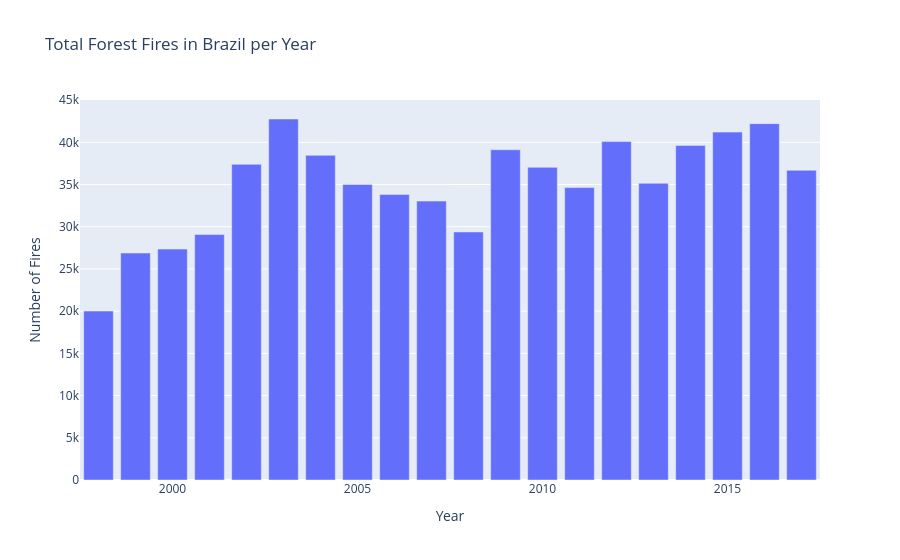

The notebook cell this image was saved under:
### Markdown cell above
---
## Part 3 — Visual Encodings

A chart maps data to **visual properties** called **encodings**:

| Encoding | Plotly Express argument | Best for |
|---|---|---|
| x-axis | `x=` | time, ordered categories |
| y-axis | `y=` | numeric values |
| color | `color=` | categories or continuous gradient |
| size | `size=` | quantity (use carefully) |
| facet | `facet_col=` | small multiples by category |

### Code cell
fires_per_year = fires.groupby('year')['number'].sum().reset_index()

fig_example = px.bar(
    fires_per_year,
    x='year',
    y='number',
    title='Total Forest Fires in Brazil per Year',
    labels={'number': 'Number of Fires', 'year': 'Year'}
)
fig_example.show()

### Figure 1 — Plotly figure (JSON) as saved in the notebook; plotly's stock layout.template omitted (floating-point values rounded to 4 significant figures)
{"data": [{"alignmentgroup": "True", "hovertemplate": "Year=%{x}<br>Number of Fires=%{y}<extra></extra>", "legendgroup": "", "marker": {"color": "#636efa", "pattern": {"shape": ""}}, "name": "", "offsetgroup": "", "orientation": "v", "showlegend": false, "textposition": "auto", "type": "bar", "x": [1998, 1999, 2000, 2001, 2002, 2003, 2004, 2005, 2006, 2007, 2008, 2009, 2010, 2011, 2012, 2013, 2014, 2015, 2016, 2017], "xaxis": "x", "y": [20010.0, 26880.0, 27350.0, 29070.0, 37390.0, 42760.0, 38450.0, 35000.0, 33830.0, 33040.0, 29380.0, 39120.0, 37040.0, 34630.0, 40080.0, 35150.0, 39620.0, 41210.0, 42210.0, 36690.0], "yaxis": "y"}], "layout": {"barmode": "relative", "legend": {"tracegroupgap": 0}, "title": {"text": "Total Forest Fires in Brazil per Year"}, "xaxis": {"anchor": "y", "domain": [0, 1], "title": {"text": "Year"}}, "yaxis": {"anchor": "x", "domain": [0, 1], "title": {"text": "Number of Fires"}}}}
